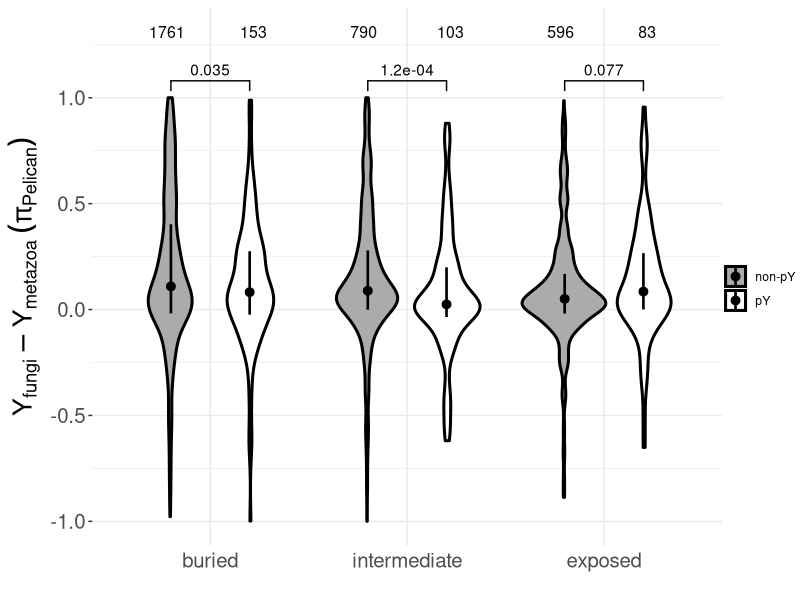

R code for this plot:
## ---- chunk 1

pel_tab <- read.table('all_sites_pY_parameters_mss.txt', head=T)

## ---- chunk 2

median.quartile <- function(x){
  out <- quantile(x, probs = c(0.25,0.5,0.75))
  names(out) <- c("ymin","y","ymax")
  return(out) 
}

## ---- chunk 3

pel_tab <- read.table('all_sites_pY_parameters_mss.txt', head=T)
pel_tab_acc_pos <- paste(pel_tab[,1],pel_tab[,4],sep='_')

## native sites

native_sites <- read.table('native_all_Lanz_Leutert_union.txt')
native_sites <- native_sites[,1]

## spurious pY that align to human pY

sc_py_hs_py_aligned <- read.csv('sc_pY_human_pY_aligned_4F.csv')
sc_py_hs_py_aligned_sites <- paste(sc_py_hs_py_aligned[,1],sc_py_hs_py_aligned[,3],sep='_')

# sites to exclude (native and human-aligning)

exclude_sites <- unique(c(native_sites,sc_py_hs_py_aligned_sites))

pel_tab <- pel_tab[!pel_tab_acc_pos %in% exclude_sites,]

####

pt_all <- pel_tab[,c(2,9,11,12)]
colnames(pt_all) <- c('RSA','param','signif','class')
pt_all <- data.frame(pt_all,0)
pt_all[pt_all[,1] < 0.2,5] <- 'buried'
pt_all[pt_all[,1] > 0.4,5] <- 'exposed'
pt_all[pt_all[,1] >= 0.2 & pt_all[,1] <= 0.4,5] <- 'intermediate'

### 0.05

pt_signif <- pt_all[pt_all[,3] < 0.05,]
colnames(pt_signif) <- c('RSA','param','signif','phospho','buried')

###

sample_sizes <- table(paste(pt_signif[,4],pt_signif[,5]))
sample_sizes <- sample_sizes[c(1,4,3,6,2,5)]

###

## We will use ggsignif to plot the significance values. However, ggsignif does not seem to work very well when the data is grouped.
## Therefore, far below I have constructed a df that allows me to implement ggsignif to calculate the p-values. Then, I will
# take these p-values and then manually add them to my distributions below.

pt_signif$buried <- factor(pt_signif$buried, levels = c('buried','intermediate','exposed'))

library(ggsignif)
library(ggplot2)

pt_signif[,4] <- gsub('non_pY','non-pY',pt_signif[,4])

p <- ggplot(pt_signif, aes(x=buried, y=param, fill=phospho)) + geom_violin(color='black', lwd=1.03, width=0.85, position = position_dodge(width = 0.815))
p <- p+theme_bw()
p <- p + theme(panel.border= element_blank())
p <- p + stat_summary(fun.data = median.quartile, color = 'black', lwd=0.90, position = position_dodge(width = 0.80))
p <- p+scale_fill_manual(values=c(colors()[220],'white'))
p <- p+xlab('')+ylab(expression(Y[fungi] - Y[metazoa] ~  (pi[ Pelican])))
p <- p+theme(axis.text=element_text(size=14.75),axis.title.x=element_text(size=11.5,face="plain"),axis.title.y=element_text(size=19,face="plain"),plot.title=element_text(size=12,face='bold'))
p <- p+guides(fill=guide_legend(""))
p <- p + theme(axis.ticks.x = element_line(color = c(NA, NA, NA)))
p <- p+theme(legend.margin=margin(0,0,0,0),legend.box.margin=margin(-10,-2,-10,-10))
p <- p + geom_signif(y_position = c(1.08,1.08,1.08), xmin = c(0.8,1.8,2.8), 
              xmax = c(1.2,2.2,3.2), annotation = c("0.035","1.2e-04","0.077"),
              tip_length = 0.02)
p <- p + geom_text(data=data.frame(), aes(x=c(0.78,1.22,1.78,2.22,2.78,3.22), y=rep(1.31,6), label=sample_sizes), size=4, inherit.aes = F)

ggsave(file='Figure_5e.pdf', plot=p, width=5.45, height=3.6)

